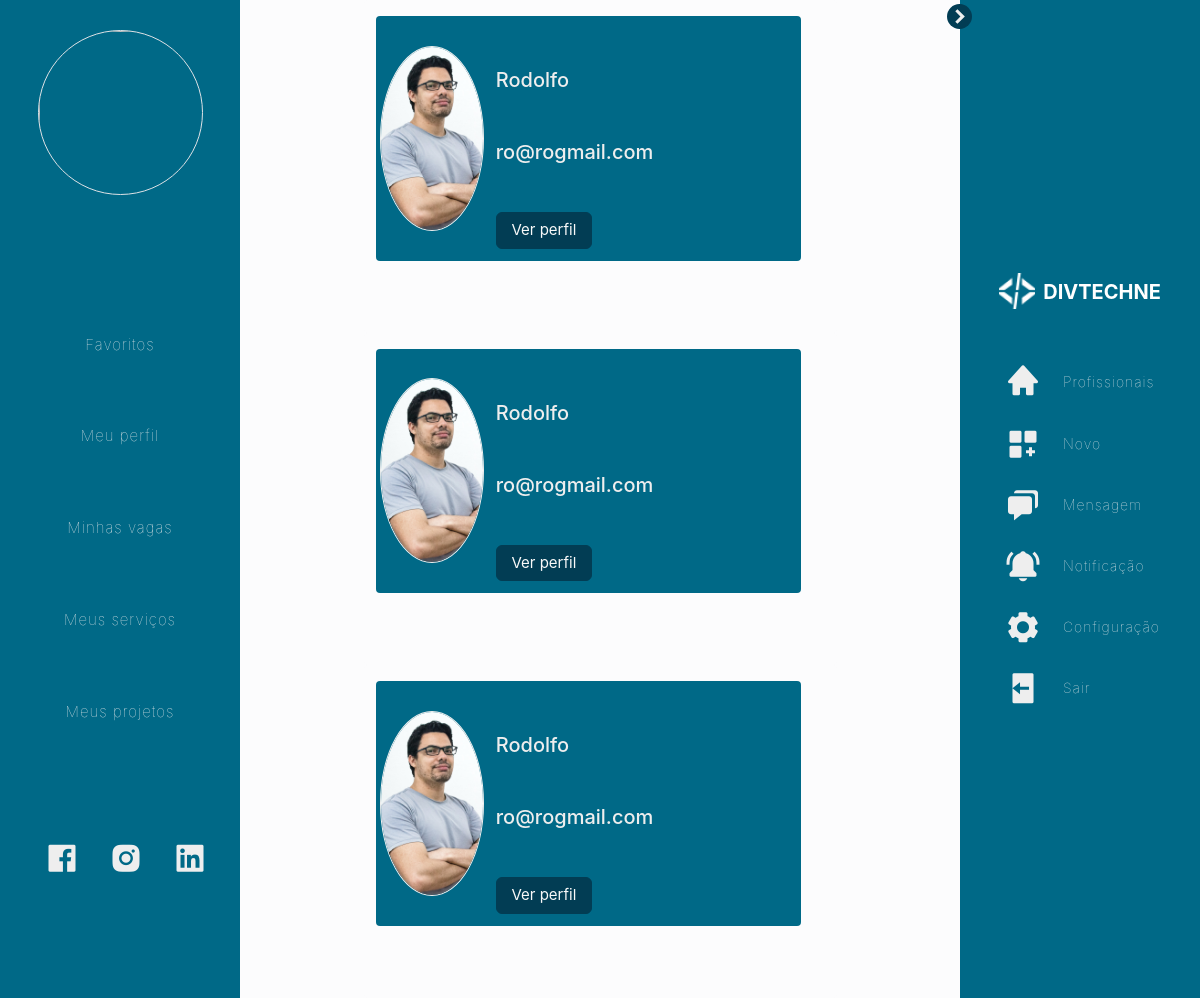
/cliente/vaga/candidatos/1, run on the app's committed database.
### divtechne/models.py (models this page shows)
class CandidatoVaga(database.Model):
    id = database.Column(database.Integer, primary_key=True)
    id_vaga_candidato = database.Column(database.Integer, database.ForeignKey("vaga.id"), nullable=False)
    id_programador_candidato = database.Column(database.Integer, database.ForeignKey("profissional.id"), nullable=False)

class Profissional(database.Model, UserMixin):
    id = database.Column(database.Integer, primary_key=True)
    nome = database.Column(database.String, nullable=False, unique=True) # Nome de profissional único
    email = database.Column(database.String, nullable=False, unique=True) # Email profissional tem que ser unico
    senha = database.Column(database.String, nullable=False)
    telefone = database.Column(database.String, nullable=False) # Telefone
    tecnologia = database.Column(database.String, nullable=False) # Tecnologias conhecidas
    nacionalidade = database.Column(database.String, default="Brasileiro") # Nacionalidade
    cpf = database.Column(database.String, unique=True) # Cpf tem que ser único
    data_nascimento = database.Column(database.Date) # Data
    foto = database.Column(database.String, nullable=False)
    idioma = database.Column(database.String) # Idioma
    escolaridade = database.Column(database.String) # Escolaridade
    descricao = database.Column(database.Text) # Descrição
    github = database.Column(database.String) # link github
    token = database.Column(database.String, nullable=False)
    seguir_profissional = database.relationship("Seguir", backref="profissional", lazy=True)
    chat_profissional = database.relationship("Chat", backref="profissional", lazy=True)
    contato_profissional = database.relationship("Contato", backref="profissional", lazy=True)
    candidato_vaga = database.relationship("CandidatoVaga", backref="profissional", lazy=True)
    candidato_servico = database.relationship("CandidatoServico", backref="profissional", lazy=True)
    candidato_projeto = database.relationship("CandidatoProjeto", backref="profissional", lazy=True)
    proposta_profissional = database.relationship("Proposta", backref="profissional", lazy=True)

### divtechne/routes.py (the view, shortened to what this page needs)
@app.route("/cliente/vaga/candidatos/<id>")
def candidatos_vaga(id):
    vaga = Vaga.query.filter_by(id=id).first()
    formcriarvaga = FormCriarVaga()
    if formcriarvaga.validate_on_submit():
        arquivo = formcriarvaga.foto_vaga.data
        nome_seguro = secure_filename(arquivo.filename)
        caminho = os.path.join(os.path.abspath(os.path.dirname(__file__)),
                               app.config["UPLOAD_FOLDER"],
                               nome_seguro)
        arquivo.save(caminho)
        vaga = Vaga(nome=formcriarvaga.nome_vaga.data, foto=nome_seguro, nivel=formcriarvaga.nivel_vaga.data,
                    empresa=formcriarvaga.empresa_vaga.data,
                    endereco=formcriarvaga.endereco_vaga.data, salario=formcriarvaga.salario_vaga.data,
                    descricao=formcriarvaga.descricao_vaga.data,
                    descricao_empresa=formcriarvaga.descricao_empresa_vaga.data,
                    beneficios=formcriarvaga.beneficios_vaga.data,
                    requisitos=formcriarvaga.requisitos_vaga.data, idioma=formcriarvaga.idioma_vaga.data,
                    id_cliente_vaga=current_user.id)
        database.session.add(vaga)
        database.session.commit()
        return redirect(url_for('minhas_vagas', id_cliente=current_user.id))
    else:
        pass
    formcriarservico = FormCriarServico()
    if formcriarservico.validate_on_submit():
        servico = Servico(nome=formcriarservico.nome_servico.data, empregador=formcriarservico.empregador_servico.data,
                          salario=formcriarservico.salario_servico.data,
                          descricao=formcriarservico.descricao_servico.data,
                          requisitos=formcriarservico.requisitos_servico.data, id_cliente_servico=current_user.id)
        database.session.add(servico)
        database.session.commit()
        return redirect(url_for("meus_servicos", id_cliente=current_user.id))
    else:
        pass
    formcriarprojeto = FormCriarProjeto()
    if formcriarprojeto.validate_on_submit():
        projeto = Projeto(nome=formcriarprojeto.nome_projeto.data, descricao=formcriarprojeto.descricao_projeto.data,
                          tecnologia=formcriarprojeto.tecnologia_projeto.data,
                          empregador=formcriarprojeto.empregador_projeto.data, id_cliente_projeto=current_user.id)
        database.session.add(projeto)
        database.session.commit()
        return redirect(url_for("meus_projetos", id_cliente=current_user.id))
    else:
        pass
    formeditarsenha = FormEditarSenha()
    return render_template("cliente/C_candidatos_vaga.html", vaga=vaga, form_vaga=formcriarvaga, form_servico=formcriarservico, form_projeto=formcriarprojeto, form_editar_senha=formeditarsenha)

### divtechne/forms.py
class FormCriarVaga(FlaskForm):
    nome_vaga = StringField("Nome da Vaga", validators=[DataRequired()])
    foto_vaga = FileField("Foto", validators=[DataRequired()])
    empresa_vaga = StringField("Nome da Empresa", validators=[DataRequired()])
    endereco_vaga = StringField("Endereço da Empresa", validators=[DataRequired()])
    salario_vaga = FloatField("Salário", validators=[DataRequired()])
    descricao_vaga = TextAreaField("Descrição da Vaga", validators=[DataRequired()])
    descricao_empresa_vaga = TextAreaField("Descrição da Empresa", validators=[DataRequired()])
    beneficios_vaga = StringField("Benefícios da Vaga", validators=[DataRequired()])
    requisitos_vaga = StringField("Requisitos da Vaga", validators=[DataRequired()])
    nivel_vaga = StringField("Nível da Vaga", validators=[DataRequired()])
    idioma_vaga = StringField("Idioma Necessário")
    botao_vaga = SubmitField("Enviar")

class FormCriarServico(FlaskForm):
    nome_servico = StringField("Nome do Serviço", validators=[DataRequired()])
    empregador_servico = StringField("Nome do Empregador", validators=[DataRequired()])
    salario_servico = FloatField("Salário", validators=[DataRequired()])
    descricao_servico = TextAreaField("Descrição do Serviço", validators=[DataRequired()])
    requisitos_servico = StringField("Requisitos do Serviço", validators=[DataRequired()])
    botao_servico = SubmitField("Enviar")

### divtechne/templates/cliente/C_candidatos_vaga.html (shortened to what this page needs)
{% extends 'cliente/C_home.html' %}
{% block head %}
<link href='https://unpkg.com/boxicons@2.1.4/css/boxicons.min.css' rel='stylesheet'>
<link href="{{ url_for('static', filename='css/favoritos.css') }}" rel="stylesheet" type=" text/css">
<link href="{{ url_for('static', filename='css/navbar.css') }}" rel="stylesheet" type=" text/css">
<link href="{{ url_for('static', filename='css/botao.css') }}" rel="stylesheet" type="text/css">
{% endblock %}
{% block card %}
<div class="container-fluid h-100 m-0 p-0" id="pagina">
    <div class="container-fluid row mx-auto h-100 p-0 m-0">
                <div class="container-fluid col-12 col-lg-9 m-0 p-0 mx-auto" id="Paginaconteudo" >
                        <div class="container-fluid row mx-auto" id="cardpagina">
                            {% for profissional in vaga.candidatar_vaga %}
                            <div class="container-fluid col-12 col-md-11 mx-auto card">
                                <div class="container-fluid row mt-3 mb-5">
                                    <div class="col-12 mb-4 mx-auto lista">
                                        <div class="row p-1">
                                            <div class="col-3 m-0 p-0 my-auto">
                                                <center class="m-0 p-0 my-auto"><img src="{{ url_for('static', filename='posts/{}'.format(profissional.profissional.foto)) }}" class="img-fluid mx-auto rounded-circle"></center>
                                            </div>
                                            <div class="col-9 m-0 p-0">
                                                <div class="col-12 mt-5">
                                                    <div class="container">
                                                        <h5>{{ profissional.profissional.nome }}</h5>
                                                    </div>
                                                </div>
                                                <div class="col-12 mt-5">
                                                    <div class="container">
                                                        <h5>{{ profissional.profissional.email }}</h5>
                                                    </div>
                                                </div>
                                                <div class="col-12 mt-5">
                                                    <div class="container row">
                                                        <div class="col-5 mb-2 me-auto"><a class="btn btn-primary botao2"  href="{{ url_for('perfil_profissional', id_profissional=profissional.profissional.id) }}" role="button">Ver perfil</a></div>
                                                    </div>
                                                </div>
                                            </div>
                                        </div>
                                    </div>
                                </div>
                            </div>
                        {% endfor %}
                        </div>
                </div>
        </div>
</div>
{% endblock %}

### divtechne/static/css/favoritos.css (style rules this page uses)
html[tema="claro"] { --rodape-1: #130203; --navbar-2: #006987; --botao-3: #023D54; --efeito-4:#DFEDF2; --texto-5: #031D2E; --texto-6: #eeeeee; --fundo-7: #fcfcfd; --card-8: #6E8F98; }
:root { --tran-02: all 0.2s ease; --tran-03: all 0.3s ease; --tran-04: all 0.4s ease; --tran-05: all 0.5s ease; }
* { margin: 0%; padding: 0%; box-sizing: border-box; font-family: "Inter", sans-serif; transition: var(--tran-05); scroll-behavior: smooth; }
body { height: 100vh; width: 100vw; background-color: var(--fundo-7); transition: var(--tran-05); overflow-x: hidden; font-family: "Inter", sans-serif; scroll-behavior: smooth; }
#pagina { overflow-y: hidden; }
#cardpagina .card { position: inherit; background-color: var(--fundo-7); border-radius: 4px ; color: var(--texto-6); border: 0px; }
#cardpagina .card .lista { background-color: var(--navbar-2); border-radius: 4px; }
#cardpagina .lista img { object-fit: cover; border: 1px solid var(--texto-6); }
#cardpagina .card h5 { color: var(--texto-6); }
@media (min-width: 100px) { #cardpagina { height: 100vh; overflow-y: scroll; transition: var(--tran-05); } }
@media (min-width: 100px) { #cardpagina img { border-radius: 4px; object-fit: cover; } }
@media (min-width: 576px) { #cardpagina { height: 100vh; overflow-y: scroll; transition: var(--tran-05); } }
@media (min-width: 576px) { #cardpagina img { border-radius: 4px; height: 500px; width: 500px; object-fit: cover; } }
@media (min-width: 768px) { #cardpagina { height:100vh; overflow-y: scroll; transition: var(--tran-05); } }
@media (min-width: 768px) { #cardpagina img { border-radius: 4px; height: 200px; width: 200px; object-fit: cover; } }
@media (min-width: 992px) { #pagina { width: 80vw; height: 100vh; margin: 0px; padding: 0px; } }
@media (min-width: 992px) { #cardpagina { height: 100vh; overflow-y: scroll; transition: var(--tran-05); } }
@media (min-width: 992px) { #cardpagina img { border-radius: 4px; height: 175px; width: 175px; object-fit: cover; } }
@media (min-width: 1200px) { #pagina { width: 80vw; height: 100vh; margin: 0px; padding: 0px; } }
@media (min-width: 1200px) { #cardpagina { height: 100vh; overflow-y: scroll; transition: var(--tran-05); } }
@media (min-width: 1200px) { #cardpagina img { border-radius: 4px; height: 185px; width: 185px; object-fit: cover; } }

### divtechne/static/css/navbar.css (style rules this page uses)
html[tema="claro"] { --rodape-1: #130203; --navbar-2: #006987; --botao-3: #023D54; --efeito-4:#DFEDF2; --texto-5: #031D2E; --texto-6: #eeeeee; --fundo-7: #fcfcfd; --fundo-8: #C0C7C0; --card-9: #0C3433; }
:root { --tran-02: all 0.2s ease; --tran-03: all 0.3s ease; --tran-04: all 0.4s ease; --tran-05: all 0.5s ease; }
* { margin: 0%; padding: 0%; font-family: "Inter", sans-serif; transition: var(--tran-05); scroll-behavior: smooth; }
body { margin: 0%; padding: 0%; font-family: "Inter", sans-serif; }

### divtechne/static/css/botao.css (style rules this page uses)
html[tema="claro"] { --rodape-1: #130203; --navbar-2: #006987; --botao-3: #023D54; --efeito-4:#DFEDF2; --texto-5: #031D2E; --texto-6: #eeeeee; --fundo-7: #fcfcfd; --botao-8: #aaaaaa; --card-9: #11233E; --texto-10:#f9f9f9; }
:root { --tran-02: all 0.2s ease; --tran-03: all 0.3s ease; --tran-04: all 0.4s ease; --tran-05: all 0.5s ease; }
* { margin: 0%; padding: 0%; box-sizing: border-box; font-family: "Inter", sans-serif; transition: var(--tran-05); }
@media (min-width: 100px) { .botao2 { width: 100%; background-color: var(--botao-3); color:var(--texto-10); border: 1px solid var(--botao-3); align-items: center; text-align: center; font-size: 14px; cursor: pointer; transition: var(--tran-04); } }
@media (min-width: 576px) { .botao2 { width: 100%; background-color: var(--botao-3); color:var(--texto-10); border: 1px solid var(--botao-3); align-items: center; text-align: center; font-size: 14px; cursor: pointer; transition: var(--tran-04); } }
@media (min-width: 768px) { .botao2 { width: 100%; background-color: var(--botao-3); color:var(--texto-10); border: 1px solid var(--botao-3); align-items: center; text-align: center; font-size: 14px; cursor: pointer; transition: var(--tran-04); } }
@media (min-width: 992px) { .botao2 { width: 100%; background-color: var(--botao-3); color:var(--texto-10); border: 1px solid var(--botao-3); align-items: center; text-align: center; font-size: 15px; cursor: pointer; transition: var(--tran-04); } }
@media (min-width: 1200px) { .botao2 { width: 100%; background-color: var(--botao-3); color:var(--texto-10); border: 1px solid var(--botao-3); align-items: center; text-align: center; font-size: 15px; cursor: pointer; transition: var(--tran-04); } }

### data on the page
CandidatoVaga: foto (picture), profissional.nome "Rodolfo", profissional.email "ro@rogmail.com"
CandidatoVaga: foto (picture), profissional.nome "Rodolfo", profissional.email "ro@rogmail.com"
CandidatoVaga: foto (picture), profissional.nome "Rodolfo", profissional.email "ro@rogmail.com"
